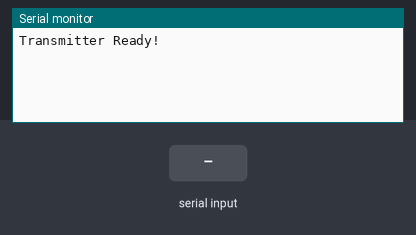
The sketch below on a simulated ESP32. On the bench: the last lines printed to the serial monitor. The test bench sets the inputs (shaded band).

Above: at 1.2 s.
1.3 s: "F,180\n" received over Serial
At 2.4 s:
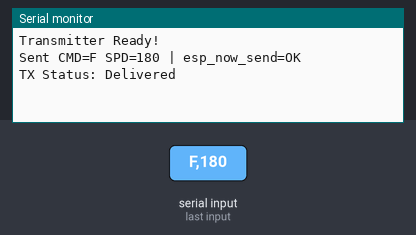
2.8 s: "STOP,0\n" received over Serial
At 3.5 s:
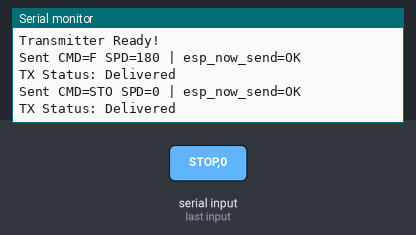
4.3 s: "90 45\n" received over Serial
At 4.7 s:
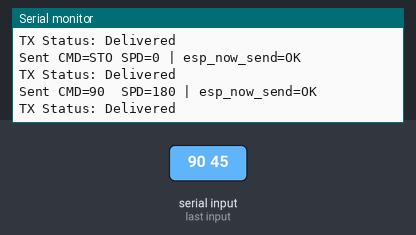
5.8 s: "5\n" received over Serial
At 7.0 s:
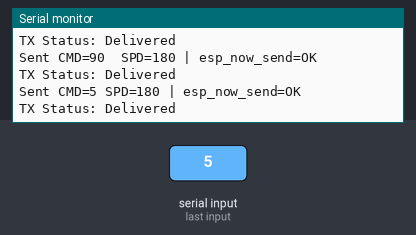

Measured:
- after the input at 1.3 s, the serial monitor: prints a new line at once (image 1)
- after the input at 2.8 s, the serial monitor: prints a new line at once (image 2)
- after the input at 4.3 s, the serial monitor: prints a new line at once (image 3)
- after the input at 5.8 s, the serial monitor: prints a new line at once (image 4)

The sketch:

rover_transmitter.ino
```cpp
#include <esp_now.h>
#include <WiFi.h>
#include <esp_arduino_version.h>

// Set to 1 for readable Serial Monitor debug text; set to 0 for clean binary UI telemetry
#define DEBUG_SERIAL 1

// Rover (Receiver) ESP32 MAC address: 28:05:A5:32:DD:D0
uint8_t receiverAddress[] = {0x28, 0x05, 0xA5, 0x32, 0xDD, 0xD0};

static const uint8_t RADAR_PACKET_MARKER = 0xA7;

typedef struct GestureMessage {
  char command[4];
  uint8_t speed; // PWM duty cycle (0-255)
} GestureMessage;

typedef struct __attribute__((packed)) RadarTelemetry {
  uint8_t marker;
  int16_t angleDeg;
  uint16_t distanceCm;
} RadarTelemetry;

GestureMessage outgoingData;
RadarTelemetry incomingTelemetry;

volatile bool telemetryReady = false;
char serialLineBuffer[32];
size_t serialLineIndex = 0;

// --- ESP-NOW SEND CALLBACK ---
#if ESP_ARDUINO_VERSION >= ESP_ARDUINO_VERSION_VAL(3, 0, 0)
void OnDataSent(const wifi_tx_info_t *info, esp_now_send_status_t status) {
#else
void OnDataSent(const uint8_t *mac_addr, esp_now_send_status_t status) {
#endif
#if DEBUG_SERIAL
  Serial.print("TX Status: ");
  Serial.println(status == ESP_NOW_SEND_SUCCESS ? "Delivered" : "Failed");
#endif
}

// --- ESP-NOW RECEIVE CALLBACK (RADAR TELEMETRY) ---
#if ESP_ARDUINO_VERSION >= ESP_ARDUINO_VERSION_VAL(3, 0, 0)
void OnDataRecv(const esp_now_recv_info *info, const uint8_t *incomingDataBytes, int len) {
#else
void OnDataRecv(const uint8_t *mac, const uint8_t *incomingDataBytes, int len) {
#endif
  if (!incomingDataBytes || len < (int)sizeof(RadarTelemetry)) return;

  RadarTelemetry temp;
  memcpy(&temp, incomingDataBytes, sizeof(RadarTelemetry));

  if (temp.marker == RADAR_PACKET_MARKER) {
    memcpy(&incomingTelemetry, &temp, sizeof(RadarTelemetry));
    telemetryReady = true;
  }
}

void sendCommand(const char *cmd, uint8_t spd) {
  memset(&outgoingData, 0, sizeof(outgoingData));
  strncpy(outgoingData.command, cmd, sizeof(outgoingData.command) - 1);
  outgoingData.speed = spd;

  esp_err_t result = esp_now_send(receiverAddress, (const uint8_t *)&outgoingData, sizeof(outgoingData));

#if DEBUG_SERIAL
  Serial.print("Sent CMD=");
  Serial.print(outgoingData.command);
  Serial.print(" SPD=");
  Serial.print(outgoingData.speed);
  Serial.print(" | esp_now_send=");
  Serial.println(result == ESP_OK ? "OK" : "ERR");
#endif
}

// Parses lines like "F,180" or "STOP,0" or "F" from Serial
void handleSerialLine(char *line) {
  while (*line == ' ' || *line == '\t' || *line == '\r' || *line == '\n') line++;
  if (*line == '\0') return;

  char *comma = strchr(line, ',');
  uint8_t speed = 180;

  if (comma != nullptr) {
    *comma = '\0';
    int parsedSpeed = atoi(comma + 1);
    if (parsedSpeed < 0) parsedSpeed = 0;
    if (parsedSpeed > 255) parsedSpeed = 255;
    speed = (uint8_t)parsedSpeed;
  }

  for (char *p = line; *p; ++p) {
    *p = toupper((unsigned char)*p);
  }

  sendCommand(line, speed);
}

void readSerialCommands() {
  while (Serial.available() > 0) {
    char c = (char)Serial.read();
    if (c == '\n' || c == '\r') {
      if (serialLineIndex > 0) {
        serialLineBuffer[serialLineIndex] = '\0';
        handleSerialLine(serialLineBuffer);
        serialLineIndex = 0;
      }
    } else if (serialLineIndex < sizeof(serialLineBuffer) - 1) {
      serialLineBuffer[serialLineIndex++] = c;
    }
  }
}

void forwardTelemetryToSerial() {
  if (!telemetryReady) return;

  noInterrupts();
  RadarTelemetry pkt = incomingTelemetry;
  telemetryReady = false;
  interrupts();

#if DEBUG_SERIAL
  Serial.print("RADAR -> Angle: ");
  Serial.print(pkt.angleDeg);
  Serial.print(" deg | Dist: ");
  Serial.print(pkt.distanceCm);
  Serial.println(" cm");
#else
  Serial.write((const uint8_t *)&pkt, sizeof(pkt));
#endif
}

void setup() {
  Serial.begin(115200);

  WiFi.mode(WIFI_STA);
  WiFi.disconnect();

  if (esp_now_init() != ESP_OK) {
    Serial.println("ESP-NOW Init Failed");
    return;
  }

  esp_now_register_send_cb(OnDataSent);
  esp_now_register_recv_cb(OnDataRecv);

  esp_now_peer_info_t peerInfo = {};
  memcpy(peerInfo.peer_addr, receiverAddress, 6);
  peerInfo.channel = 0;
  peerInfo.encrypt = false;

  if (esp_now_add_peer(&peerInfo) != ESP_OK) {
    Serial.println("Failed to add receiver peer");
    return;
  }

  Serial.println("Transmitter Ready!");
}

void loop() {
  readSerialCommands();
  forwardTelemetryToSerial();
}
```
